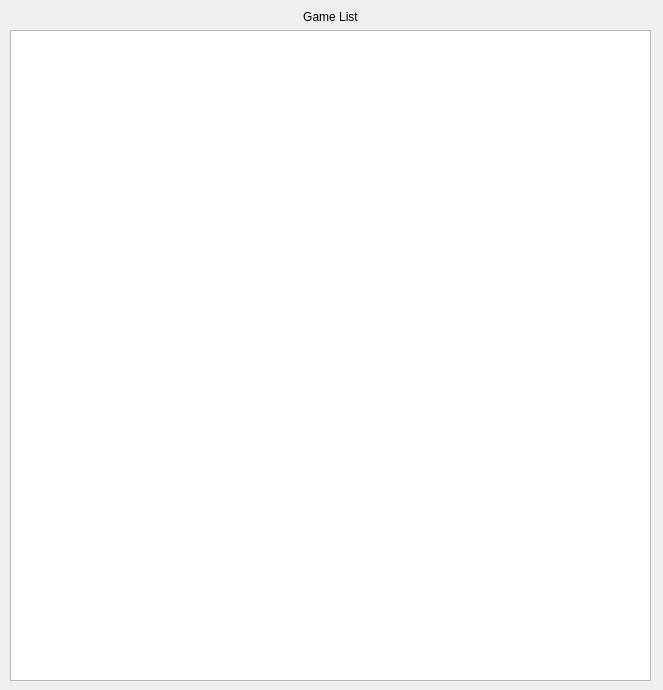
<?xml version="1.0" encoding="UTF-8"?>
<ui version="4.0">
 <class>gameList</class>
 <widget class="QWidget" name="gameList">
  <property name="enabled">
   <bool>true</bool>
  </property>
  <property name="geometry">
   <rect>
    <x>0</x>
    <y>0</y>
    <width>663</width>
    <height>690</height>
   </rect>
  </property>
  <property name="sizePolicy">
   <sizepolicy hsizetype="Preferred" vsizetype="Preferred">
    <horstretch>0</horstretch>
    <verstretch>0</verstretch>
   </sizepolicy>
  </property>
  <property name="minimumSize">
   <size>
    <width>663</width>
    <height>690</height>
   </size>
  </property>
  <property name="maximumSize">
   <size>
    <width>663</width>
    <height>690</height>
   </size>
  </property>
  <property name="windowTitle">
   <string>Form</string>
  </property>
  <property name="styleSheet">
   <string notr="true">background-color:1E1E1E</string>
  </property>
  <widget class="QWidget" name="verticalLayoutWidget">
   <property name="geometry">
    <rect>
     <x>10</x>
     <y>10</y>
     <width>641</width>
     <height>671</height>
    </rect>
   </property>
   <layout class="QVBoxLayout" name="verticalLayout">
    <item>
     <widget class="QLabel" name="label">
      <property name="styleSheet">
       <string notr="true"/>
      </property>
      <property name="lineWidth">
       <number>2</number>
      </property>
      <property name="text">
       <string>Game List</string>
      </property>
      <property name="textFormat">
       <enum>Qt::AutoText</enum>
      </property>
      <property name="scaledContents">
       <bool>false</bool>
      </property>
      <property name="alignment">
       <set>Qt::AlignCenter</set>
      </property>
      <property name="wordWrap">
       <bool>false</bool>
      </property>
     </widget>
    </item>
    <item>
     <widget class="QListWidget" name="listWidget">
      <property name="autoScroll">
       <bool>true</bool>
      </property>
      <property name="autoScrollMargin">
       <number>16</number>
      </property>
     </widget>
    </item>
   </layout>
  </widget>
 </widget>
 <resources/>
 <connections/>
</ui>
